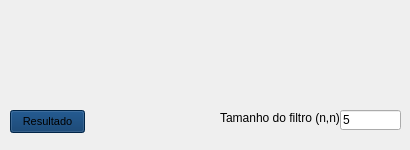
<?xml version="1.0" encoding="UTF-8"?>
<ui version="4.0">
 <class>Form</class>
 <widget class="QWidget" name="Form">
  <property name="geometry">
   <rect>
    <x>0</x>
    <y>0</y>
    <width>410</width>
    <height>150</height>
   </rect>
  </property>
  <property name="minimumSize">
   <size>
    <width>410</width>
    <height>150</height>
   </size>
  </property>
  <property name="maximumSize">
   <size>
    <width>420</width>
    <height>180</height>
   </size>
  </property>
  <property name="windowTitle">
   <string>Form</string>
  </property>
  <property name="styleSheet">
   <string notr="true"/>
  </property>
  <widget class="QLabel" name="label">
   <property name="geometry">
    <rect>
     <x>220</x>
     <y>110</y>
     <width>121</width>
     <height>16</height>
    </rect>
   </property>
   <property name="text">
    <string>Tamanho do filtro (n,n)</string>
   </property>
  </widget>
  <widget class="QPushButton" name="pushButton">
   <property name="geometry">
    <rect>
     <x>10</x>
     <y>110</y>
     <width>75</width>
     <height>23</height>
    </rect>
   </property>
   <property name="font">
    <font>
     <family>MS Shell Dlg 2</family>
     <pointsize>8</pointsize>
     <weight>9</weight>
     <italic>false</italic>
     <bold>false</bold>
    </font>
   </property>
   <property name="autoFillBackground">
    <bool>false</bool>
   </property>
   <property name="styleSheet">
    <string notr="true">background-color: rgb(0, 50, 100);
font: 75 8pt &quot;MS Shell Dlg 2&quot;;</string>
   </property>
   <property name="text">
    <string>Resultado</string>
   </property>
  </widget>
  <widget class="QLineEdit" name="lineEdit">
   <property name="geometry">
    <rect>
     <x>340</x>
     <y>110</y>
     <width>61</width>
     <height>20</height>
    </rect>
   </property>
   <property name="text">
    <string>5</string>
   </property>
  </widget>
 </widget>
 <resources/>
 <connections/>
 <buttongroups>
  <buttongroup name="buttonGroup"/>
 </buttongroups>
</ui>
